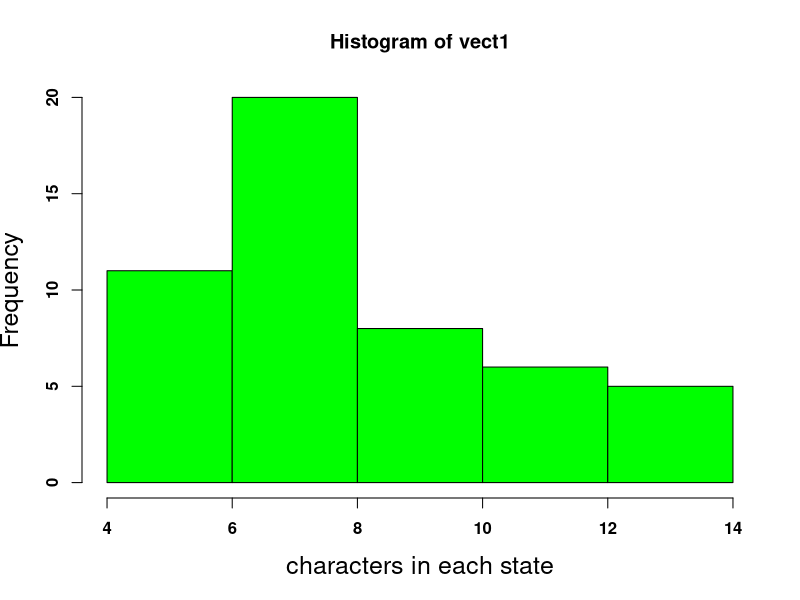

Generate this figure with R:
# TASK 1
#1) 
states=rownames(USArrests)
states
for(i in 1:length(states))
{
  if(substr(states[i],1,1)=="W")
  {
    print(states[i])
  }
  if(substr(states[i],1,1)=="w")
  {
    print(states[i])
  }
}
# so there are 4 states that starts with 'W' and no states with 'w'

# 2)
states
vect1<-c()
for(i in 1:length(states))
{
vect1[i]<-nchar(states[i])
}
vect1
sort(vect1  ,decreasing= FALSE)
hist(vect1,col="green",
     xlab = "characters in each state",
     cex.axis=1,font.axis=2,cex.lab=1.5)

# task 2

#1)
vec1<-c(rownames(mtcars[1:15,]))
vec2<-c(rownames(mtcars[11:25,]))
vec1
vec2
c=0
for(i in 1:length(vec1))
{
  for(j in 1:length(vec2))
  {
    if(vec1[i]==vec2[j])
    {
    c=c+1  
    }
  }
}
print(c)
#length(vec1) is 15 and length(vec2) is 15 but the elements which match
#between them is only 5

#2
vec1<-c(rownames(mtcars[1:15,]))
vec2<-c(rownames(mtcars[11:25,]))
vec1
vec2
sort(vec1,decreasing = FALSE)
sort(vec1,decreasing=TRUE)
sort(vec2,decreasing = FALSE)
sort(vec2,decreasing=TRUE)

#3) difference between str and paste
hi<-c(10,20,30)
hello<-c("shi","va","raj")
mydd<-data.frame(hi,hello)
paste(hi,hello)

# str is the structure of data frame or vector that gives info about class 
#and variables and data but paste just concatenates data without spaces

#4) introduce a seperator while using paste

paste(hi,hello,sep = ",")
